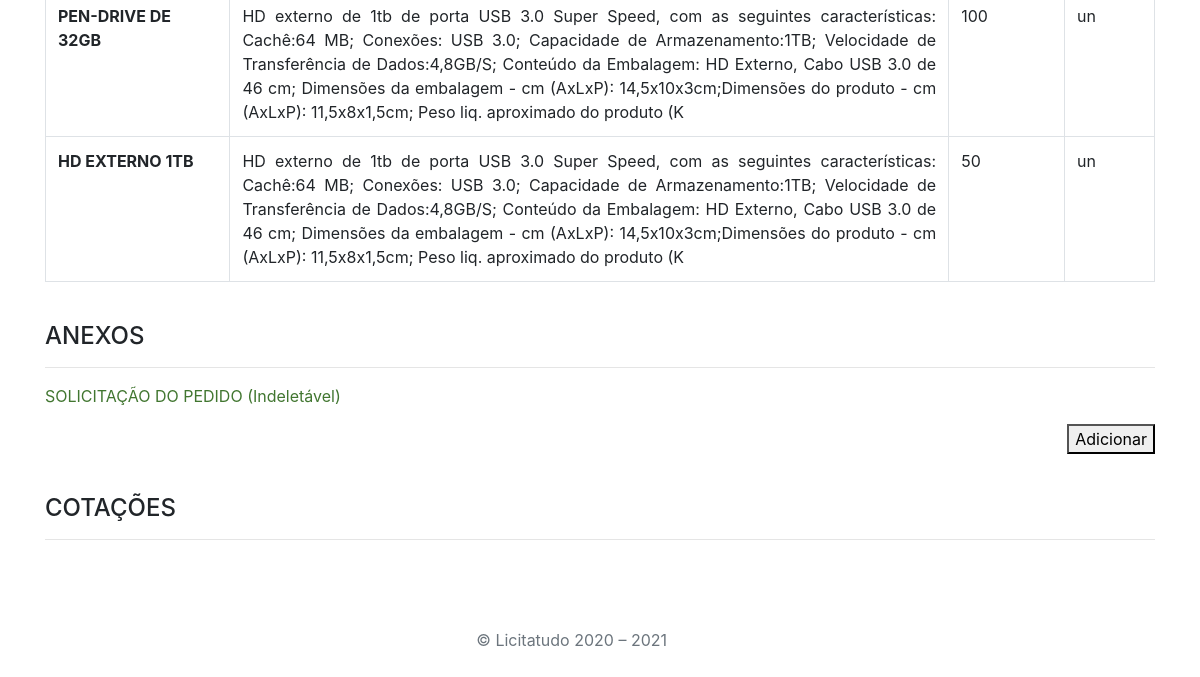
Before: /src/Pedido/visualisarMeuPedido.php?cod=18 (signed in, lower part) with the older database file.
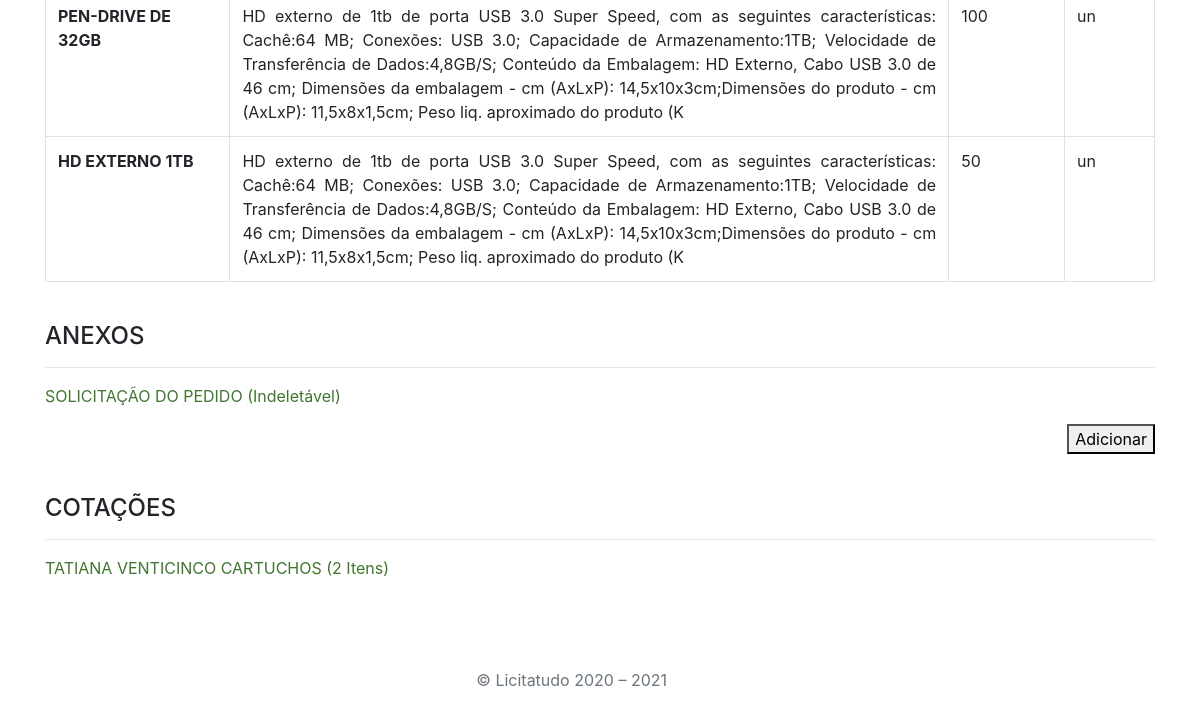
After: the same page with the newer database file.
### tables this page shows
CREATE TABLE IF NOT EXISTS `item_pedido` (
  `cod` int(11) NOT NULL AUTO_INCREMENT,
  `item` varchar(100) DEFAULT NULL,
  `descricao` text DEFAULT NULL,
  `quantidade` int(11) DEFAULT NULL,
  `unidade` varchar(5) DEFAULT NULL,
  `pedido_cod` int(11) DEFAULT NULL,
  PRIMARY KEY (`cod`),
  KEY `FK_item_pedido-pedido` (`pedido_cod`),
  CONSTRAINT `FK_item_pedido-pedido` FOREIGN KEY (`pedido_cod`) REFERENCES `pedido` (`cod`) ON DELETE NO ACTION ON UPDATE NO ACTION
);

CREATE TABLE IF NOT EXISTS `cotacoes` (
  `cod` int(11) NOT NULL AUTO_INCREMENT,
  `pedido` int(11) DEFAULT NULL,
  `empresa` char(14) DEFAULT NULL,
  `observacao` text DEFAULT NULL,
  `last_update` datetime DEFAULT NULL,
  PRIMARY KEY (`cod`),
  KEY `FK_cotacoes_pedido` (`pedido`),
  KEY `FK_cotacoes_empresa_privada` (`empresa`),
  CONSTRAINT `FK_cotacoes_empresa_privada` FOREIGN KEY (`empresa`) REFERENCES `empresa_privada` (`cnpj`) ON DELETE NO ACTION ON UPDATE NO ACTION,
  CONSTRAINT `FK_cotacoes_pedido` FOREIGN KEY (`pedido`) REFERENCES `pedido` (`cod`) ON DELETE NO ACTION ON UPDATE NO ACTION
);

CREATE TABLE IF NOT EXISTS `empresa_privada` (
  `cnpj` char(14) NOT NULL,
  `razao_social` varchar(150) DEFAULT NULL,
  `nome_fantasia` varchar(150) DEFAULT NULL,
  `efr` varchar(50) DEFAULT NULL,
  `telefone` varchar(30) DEFAULT NULL,
  `email` varchar(40) DEFAULT NULL,
  `natureza` varchar(100) DEFAULT NULL,
  PRIMARY KEY (`cnpj`)
);

### src/Pedido/visualisarMeuPedido.php (the view, shortened to what this page needs)
<?php
$connection  = require '../scripts/connectionClass.php';
$cnpj = $_SESSION["cnpj"];
$cod = $_GET['cod'];
$tabelaItens = "";
$sqlConsulta = "select titulo, data_abertura, data_fechamento, descricao, pedido.status AS cod_status,
modo_pedido.modo, status_pedido.status, instituicao_publica.razao_social, endereco_entrega
from pedido
INNER JOIN modo_pedido ON pedido.modo = modo_pedido.cod
INNER JOIN status_pedido ON pedido.status = status_pedido.cod
INNER JOIN instituicao_publica ON pedido.cnpj = instituicao_publica.cnpj
where pedido.cod = $cod";
foreach ($connection->query($sqlConsulta) as $key => $value) {
    $titulo = $value['titulo'];
    $statusCod = $value['cod_status'];
    $enderecoEntrega = $value["endereco_entrega"];
}
$sqlItens = "select * from item_pedido where pedido_cod = $cod";
foreach ($connection->query($sqlItens) as $key => $value) {
    $tabelaItens .= '
    <tr>
    <th scope="row">' . $value["item"] . '</th>
    <td align="justify">' . $value["descricao"] . '</td>
    <td>' . $value["quantidade"] . '</td>
    <td>' . $value["unidade"] . '</td>
    </tr>';
}
?>
<!DOCTYPE html>
<html lang="pt-br">
    <head>
        <link rel="stylesheet" href="https://stackpath.bootstrapcdn.com/bootstrap/4.4.1/css/bootstrap.min.css">
        <link rel="stylesheet" href="../scripts/utils/style.css">
        <link  rel="stylesheet" href="../scripts/utils/fontawesome/css/all.css">
        <link rel="stylesheet" href="../scripts/utils/default.css">
    </head>
    <body>
        <div class="container" id="container-corpoindex">
                <?php
                $sqlEndereco = "select * from endereco_instituicao_publica where cod=$enderecoEntrega";
                foreach ($connection->query($sqlEndereco) as $key => $value) {
                    echo  "<p><b>ENDEREÇO DE ENTREGA: </b>" . $value['logradouro'] . ", " . $value['numero'] . ", " . $value['bairro'] . " - " .  $value['cidade'] . " (" . $value['uf'] . ")";
                }
                ?>
            <div class="bd-example">
                <table class="table table-bordered">
                  <tbody>
                <?php echo $tabelaItens; ?>
                  </tbody>
                </table>
            </div>
            <br>
            <h4>ANEXOS</h4><hr>
            <?php
            echo "<p><a href='../scripts/abrirArquivoPDF.php?filename=PEDIDO" . $cod .  ".pdf&dir=Pedidos/&titulo=" . $titulo . " - $cnpj'  target='_blank'>
            SOLICITAÇÃO DO PEDIDO (Indeletável) </a></p>";
            ?>
            <?php
            if ($statusCod == "1") {
                echo "<p align='right'><a href='adicionarAnexo.php?cod=$cod'><button>Adicionar</button></a></p>";
            } ?>
            <br>
            <h4>COTAÇÕES</h4><hr>
            <?php
             $sqlCotacoes = "SELECT empresa_privada.razao_social, cotacoes.cod, COUNT(cotacoes_itens.cod) FROM cotacoes
             INNER JOIN empresa_privada ON cotacoes.empresa = empresa_privada.cnpj
             INNER JOIN cotacoes_itens ON cotacoes.cod = cotacoes_itens.cotacao
             INNER JOIN pedido ON cotacoes.pedido = pedido.cod
             WHERE pedido.cod=$cod
             GROUP BY empresa_privada.cnpj";
             foreach ($connection->query($sqlCotacoes) as $key => $value) {
                 echo  "<p><a href='visualizarOrcamento.php?cod=" . $value['cod'].  "'>" . $value['razao_social'] . " (" . $value['COUNT(cotacoes_itens.cod)'] . " Itens)</a></p>";
             }
            ?>
            <footer>
                <div class="container center col-md-3">
                <p class="text-muted">&copy; Licitatudo  2020 – 2021</p>
                </div>
            </footer>
        </div>
    </body>
</html>

### src/scripts/utils/style.css (style rules this page uses)
body { height: 100%; padding-bottom: 3rem; }
#container-corpoindex { margin-top: 4rem; }
th { border: 4px solid rgb(160, 34, 34); padding: 10px; }

### src/scripts/utils/default.css (style rules this page uses)
a { color: #417630; }

Changed rows visible on the page:
added cotacoes: empresa.razao_social "TATIANA VENTICINCO CARTUCHOS", COUNT "2"
